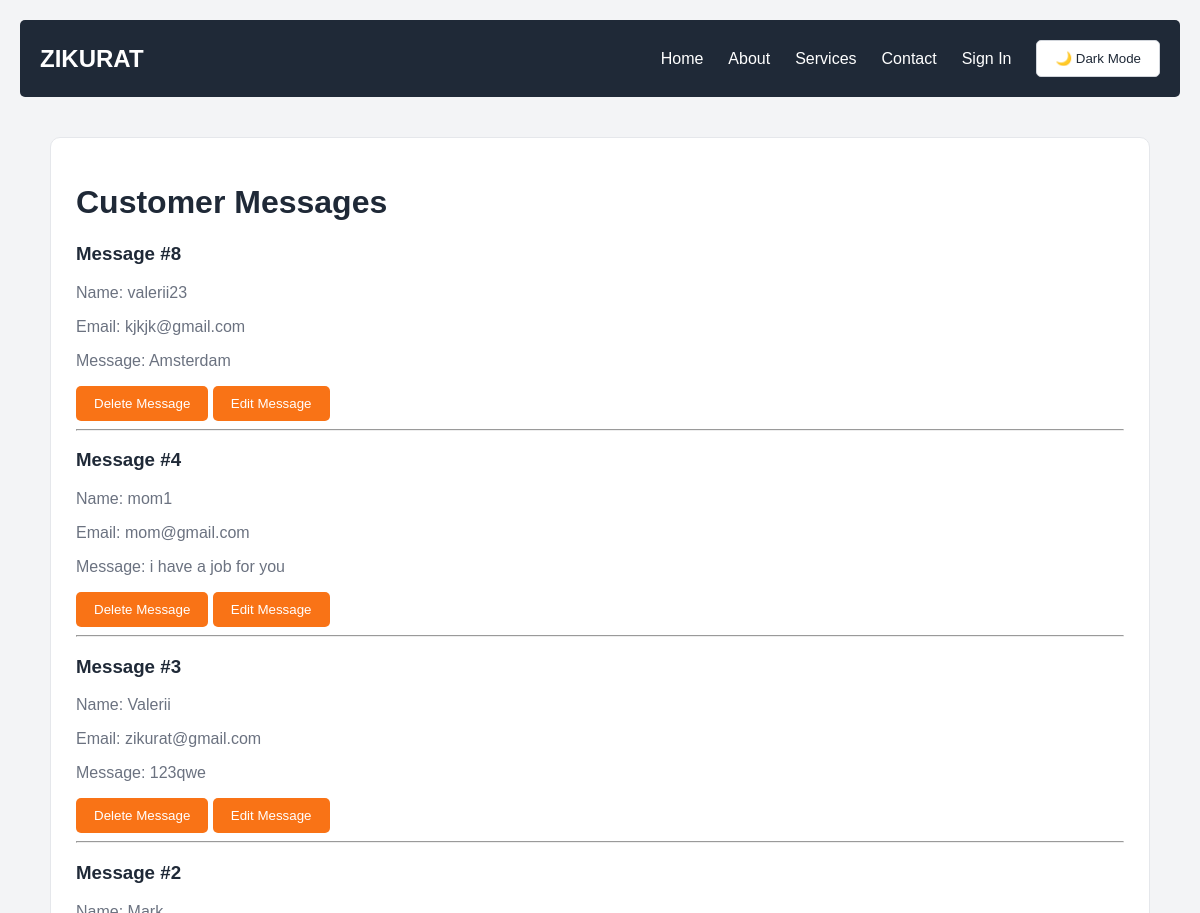
/admin/messages (signed in, upper part), run on an earlier commit of the app's database.
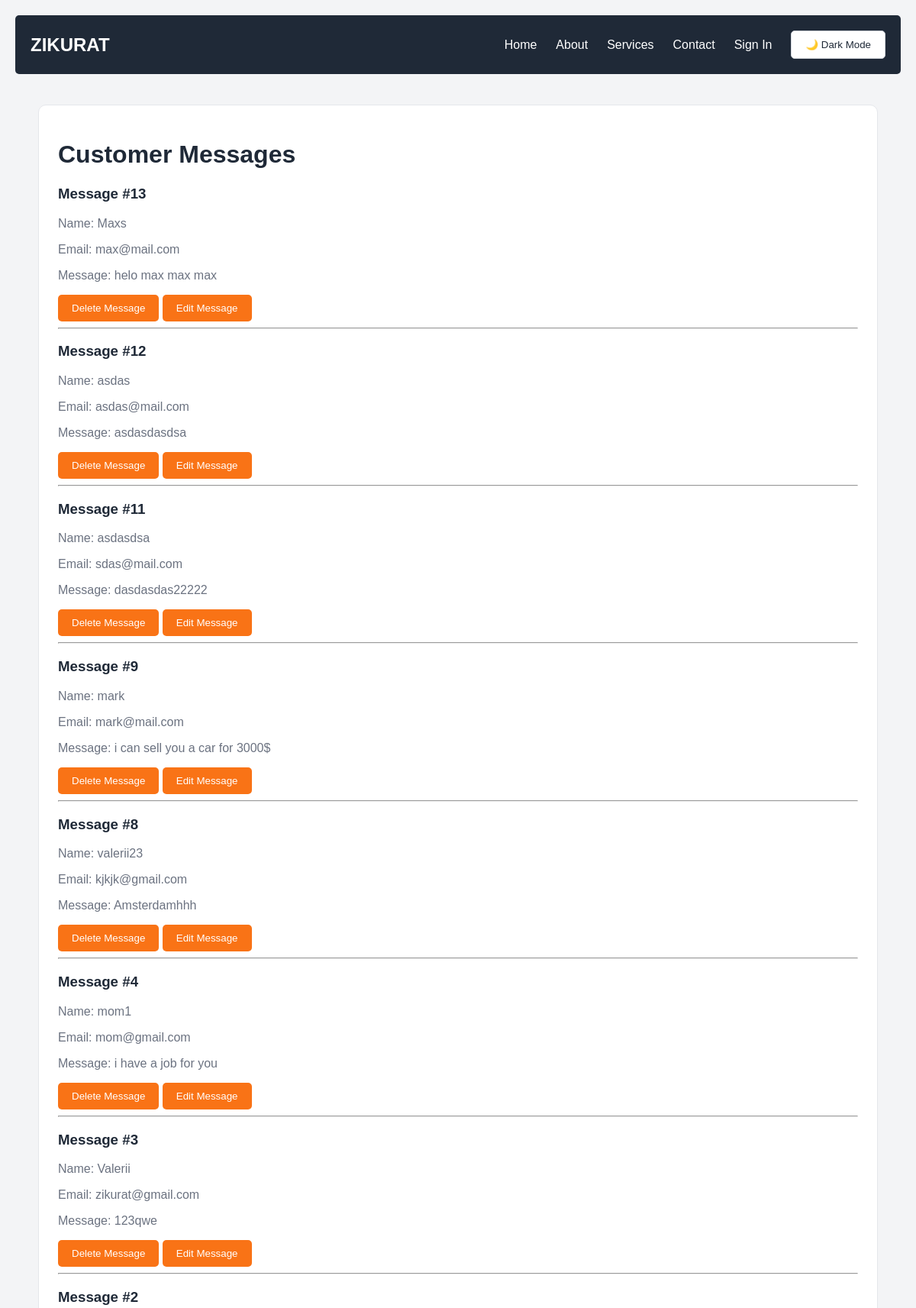
And on a later commit of the database.
### tables this page shows
CREATE TABLE messages (
            id INTEGER PRIMARY KEY AUTOINCREMENT,
            name TEXT NOT NULL,
            email TEXT NOT NULL,
            message TEXT NOT NULL
        );

### app.py (the view)
@app.route("/admin/messages")
@login_required
def admin_messages():
    connection = sqlite3.connect("messages.db")
    connection.row_factory = sqlite3.Row
    messages = connection.execute("SELECT * FROM messages ORDER BY id DESC").fetchall()
    connection.close()
    return render_template("admin_messages.html", messages=messages)

### app.py (called while the page is built)
def login_required(function):
    @wraps(function)
    def wrapper(*args, **kwargs):
        if not session.get("logged_in"):
            return redirect(url_for("login"))
        return function(*args, **kwargs)
    return wrapper

### templates/admin_messages.html (shortened to what this page needs)
{% extends "base.html" %}
{% block content %}
<h1>Customer Messages</h1>
{% if messages %}
{% for message in messages %}
<div>
    <h3>Message #{{ message["id"] }}</h3>
    <p>Name: {{ message["name"] }}</p>
    <p>Email: {{ message["email"] }}</p>
    <p>Message: {{ message["message"] }}</p>
    <form method="POST" action="{{ url_for('delete_message', message_id=message['id']) }}"
        onsubmit="return confirm('Are you sure you want to delete this message?');">
        <button type="submit">Delete Message</button>
        <a href="{{ url_for('edit_message', message_id=message['id']) }}">
            <button type="button">Edit Message</button>
        </a>
    </form>
    <hr>
</div>
{% endfor %}
{% else %}
<p>No messages found.</p>
{% endif %}
{% endblock %}

### templates/base.html (shortened to what this page needs)
<!DOCTYPE html>
<html lang="en">
<head>
    <link rel="stylesheet" href="{{ url_for('static', filename='style.css') }}">
</head>
<body>
    <nav>
        <div class="nav-container">
            <div class="logo">
                ZIKURAT
            </div>
            <div class="nav-links">
                <a href="{{ url_for('home') }}">Home</a>
                <a href="{{ url_for('about') }}">About</a>
                <a href="{{ url_for('services') }}">Services</a>
                <a href="{{ url_for('contact') }}">Contact</a>
                <a href="{{ url_for('login') }}">Sign In</a>
                <button id="theme-toggle">🌙 Dark Mode</button>
            </div>
        </div>
    </nav>
    <main>
        {% block content %}
        {% endblock %}
    </main>
</body>
</html>

### static/style.css (style rules this page uses)
:root { --bg-color: #F3F4F6; --surface-color: #FFFFFF; --text-color: #1F2937; --secondary-text: #6B7280; --nav-color: #1F2937; --border-color: #E5E7EB; --primary-color: #F97316; --primary-hover: #EA580C; }
* { box-sizing: border-box; }
body { background-color: var(--bg-color); color: var(--text-color); font-family: Arial, sans-serif; margin: 0; padding: 20px; transition: background-color 0.3s, color 0.3s; }
nav { background-color: var(--nav-color); padding: 20px; margin-bottom: 30px; border-radius: 5px; }
.nav-container { display: flex; justify-content: space-between; align-items: center; }
.logo { color: white; font-size: 24px; font-weight: bold; }
.nav-links { display: flex; align-items: center; gap: 25px; }
.nav-links a { color: white; text-decoration: none; transition: color 0.2s; }
main { max-width: 1100px; margin: 40px auto; padding: 25px; background-color: var(--surface-color); color: var(--text-color); border: 1px solid var(--border-color); border-radius: 10px; }
h1, h2, h3 { color: var(--text-color); }
p { color: var(--secondary-text); }
button { background-color: var(--primary-color); color: white; padding: 10px 18px; border: none; border-radius: 5px; cursor: pointer; transition: background-color 0.2s; }
#theme-toggle { background-color: white; color: #1F2937; border: 1px solid #D1D5DB; }

What changed in the data, as far as the page shows it:
added messages: id "13", name "Maxs", email "max@mail.com", message "helo max max max"
added messages: id "12", name "asdas", email "asdas@mail.com", message "asdasdasdsa"
added messages: id "11", name "asdasdsa", email "sdas@mail.com", message "dasdasdas22222"
added messages: id "9", name "mark", email "mark@mail.com", message "i can sell you a car for 3000$"
changed messages "valerii23": message "Amsterdam" → "Amsterdamhhh"
